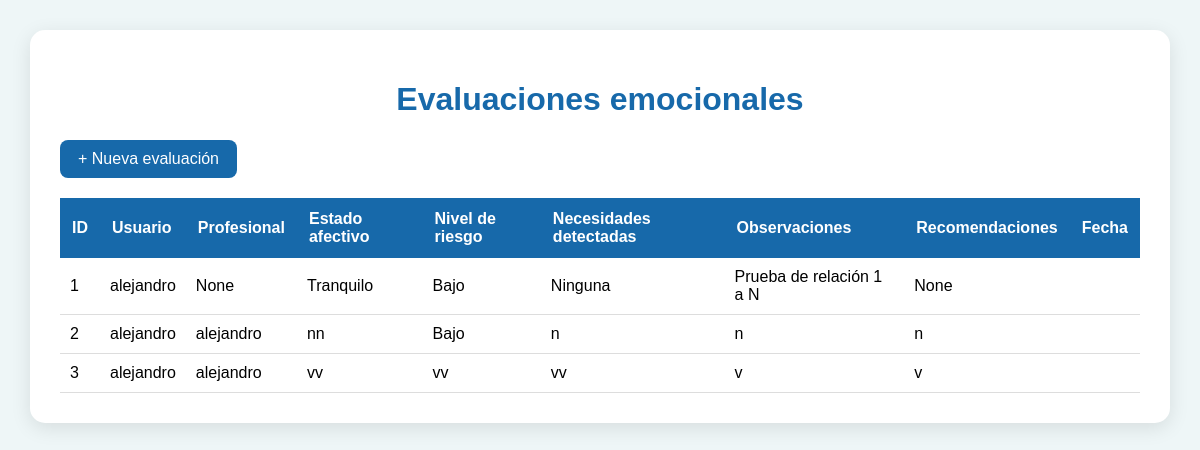
/evaluaciones/, run on the app's committed database.
### app_Alejandro_07/models.py (models this page shows, shortened)
class EvaluacionEmocional(models.Model):
    usuario = models.ForeignKey(
        User,
        on_delete=models.CASCADE,
        related_name='evaluaciones_emocionales'
    )
    profesional = models.ForeignKey(
        User,
        on_delete=models.SET_NULL,
        null=True,
        blank=True,
        related_name='evaluaciones_realizadas'
    )
    estado_afectivo = models.CharField(max_length=100)
    nivel_riesgo = models.CharField(max_length=50)
    necesidades_detectadas = models.TextField()
    observaciones = models.TextField(blank=True, null=True)
    recomendaciones = models.TextField(blank=True, null=True)
    fecha_evaluacion = models.DateTimeField(auto_now_add=True)

### app_Alejandro_07/views.py (the view)
# urls.py: path('evaluaciones/', views.listar_evaluaciones, name='listar_evaluaciones'),
def listar_evaluaciones(request):
    evaluaciones = EvaluacionEmocional.objects.all()
    return render(
        request,
        "Alejandro_07/listar_evaluaciones.html",
        {
            "evaluaciones": evaluaciones
        }
    )

### app_Alejandro_07/templates/Alejandro_07/listar_evaluaciones.html (shortened to what this page needs)
<!DOCTYPE html>
<html lang="es">
<head>
</head>
<body>
<div class="contenedor">
    <h1>Evaluaciones emocionales</h1>
    <a href="{% url 'crear_evaluacion' %}" class="boton">
        + Nueva evaluación
    </a>
    <div class="tabla-contenedor">
        <table>
            <thead>
                <tr>
                    <th>ID</th>
                    <th>Usuario</th>
                    <th>Profesional</th>
                    <th>Estado afectivo</th>
                    <th>Nivel de riesgo</th>
                    <th>Necesidades detectadas</th>
                    <th>Observaciones</th>
                    <th>Recomendaciones</th>
                    <th>Fecha</th>
                </tr>
            </thead>
            <tbody>
                {% for evaluacion in evaluaciones %}
                <tr>
                    <td>{{ evaluacion.id }}</td>
                    <td>{{ evaluacion.usuario }}</td>
                    <td>{{ evaluacion.profesional }}</td>
                    <td>{{ evaluacion.estado_afectivo }}</td>
                    <td>{{ evaluacion.nivel_riesgo }}</td>
                    <td>{{ evaluacion.necesidades_detectadas }}</td>
                    <td>{{ evaluacion.observaciones }}</td>
                    <td>{{ evaluacion.recomendaciones }}</td>
                    <td>{{ evaluacion.fecha }}</td>
                </tr>
                {% empty %}
                <tr>
                    <td colspan="9" class="sin-datos">
                        No hay evaluaciones registradas.
                    </td>
                </tr>
                {% endfor %}
            </tbody>
        </table>
    </div>
</div>
</body>
</html>

### app_Alejandro_07/templates/Alejandro_07/listar_evaluaciones.html (style rules this page uses)
body { font-family: Arial, sans-serif; background: #eef6f7; margin: 0; padding: 30px; }
.contenedor { max-width: 1200px; margin: auto; background: white; padding: 30px; border-radius: 15px; box-shadow: 0 5px 20px rgba(0,0,0,0.1); }
h1 { text-align: center; color: #1769aa; }
.boton { display: inline-block; padding: 10px 18px; background: #1769aa; color: white; text-decoration: none; border-radius: 8px; margin-bottom: 20px; }
.tabla-contenedor { overflow-x: auto; }
table { width: 100%; border-collapse: collapse; }
th { background: #1769aa; color: white; padding: 12px; text-align: left; }
td { padding: 10px; border-bottom: 1px solid #ddd; }

### data on the page
EvaluacionEmocional: id "1", usuario "alejandro", profesional "None", estado_afectivo "Tranquilo", nivel_riesgo "Bajo", necesidades_detectadas "Ninguna", observaciones "Prueba de relación 1 a N", recomendaciones "None"
EvaluacionEmocional: id "2", usuario "alejandro", profesional "alejandro", estado_afectivo "nn", nivel_riesgo "Bajo", necesidades_detectadas "n", observaciones "n", recomendaciones "n"
EvaluacionEmocional: id "3", usuario "alejandro", profesional "alejandro", estado_afectivo "vv", nivel_riesgo "vv", necesidades_detectadas "vv", observaciones "v", recomendaciones "v"
